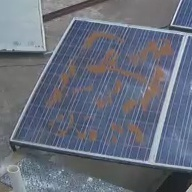
%> input picture Images/PV/solar_Wed_Jun_14_9__34__29_2017_L_0.409451347546_I_0.317498039216.jpg, 192 x 192 px
$ octave main_20230217.m   (GNU Octave 9; MATLAB toolbox functions it lacks are replaced by stand-ins)
%> lines starting %> are read from the running program, lines starting %| are printed output that depends on the picture
%> further down, img is the input picture: size 192x192x3 uint8; mean R, G, B 103.9, 109.6, 123.3
### Algorithms/Enhancement3.m
function [newimg,r,mask] = Enhancement3(img)
    HSV = rgb2hsv(img);
%> HSV: size 192x192x3 double; mean H, S, V 0.567, 0.186, 0.491
    threshold = 0.1:0.1:1.0;
    I   = uint8(HSV(:,:,3) * 255);
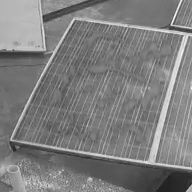
%> I: size 192x192 uint8; min 27, max 255, mean 125.1
    [newimg] = NormalizeSize(I);
    for i = 1:size(threshold,2)
        [mask]     = MaskingMS(newimg,threshold(i));
        [enhanced] = RegionEnhancement3(newimg,mask);
        E(:,:,i)   = imresize(enhanced, [size(I,1) size(I,2)]);
    end
    HSV(:,:,3) = mean(E,3) / 255;
    r = Retinex_Generation(I);
% [6 lines of commented-out code are left out]
    newimg = uint8(hsv2rgb(HSV) * 255);
end

### Algorithms/NormalizeSize.m
function [newimg] = NormalizeSize(img)
    [x,y,~] = size(img);
%> x = 192; y = 192
    frac = 20;
    i = 0;
    j = 0;
    while frac > 1
        i = i + 1;
        frac = x / (2 ^ i);
    end
%> after the loop, i = 8
    frac = 20;
    while frac > 1
        j = j + 1;
        frac = y / (2 ^ j);
    end
%> after the loop, j = 8
    newimg = imresize(img, [2^i 2^j]);
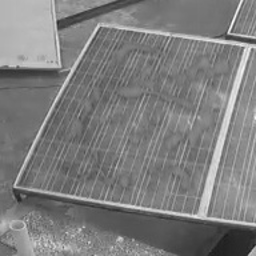
%> newimg: size 256x256 uint8; min 28, max 253, mean 125.1
end

### Algorithms/MaskingMS.m
function [mask] = MaskingMS(img,threshold)
    [x,y,z] = size(img);
    c = cat(2,x,y,z);
    S = qtdecomp(img,threshold, [8 max(c)/2]);
%     S = qtdecomp(img,threshold, [8 16]);
    S = full(S);
    [x,y] = find(S>0);
    mask = S;
    for i = 1:size(x,1)
        block_size = S(x(i),y(i));
        mask(x(i):x(i)+block_size-1,y(i):y(i)+block_size-1) = i;
    end
end

### Algorithms/RegionEnhancement3.m
function [newimg] = RegionEnhancement3(newimg,mask)
    for i = 1:max(mask(:))
        I = newimg(mask==i);
        [x,~,~] = size(I);
        I = reshape(I,sqrt(x),sqrt(x),1);
        condition = 1;
        kernel = 11;
        II = CLAHE_HEHyperbolization(I,kernel,condition);
        II = reshape(II,x,1,1);
        newimg(mask==i) = II;
    end
end

### Algorithms/main_20230217.m
clc
clearvars
close all
tic
img = imread('/Users/thaweesaktrongtirakul/Library/CloudStorage/OneDrive-RajamangalaUniversityofTechnologyPhranakhon/AGAIAN/SolarPanel/Images/PV/solar_Wed_Jun_14_9__34__29_2017_L_0.409451347546_I_0.317498039216.jpg');
% img = imread('/Users/thaweesaktrongtirakul/Library/CloudStorage/OneDrive-RajamangalaUniversityofTechnologyPhranakhon/AGAIAN/SolarPanel/Images/PV/solar_Wed_Jun_21_6__15__35_2017_L_0.134716732543_I_0.0119058823529.jpg');
% img = imread('/Users/thaweesaktrongtirakul/Library/CloudStorage/OneDrive-RajamangalaUniversityofTechnologyPhranakhon/Path_Based_Retinex_JND/Algorithm/Enhanced02.png');
% img = imread('/Users/thaweesaktrongtirakul/Library/CloudStorage/OneDrive-RajamangalaUniversityofTechnologyPhranakhon/AGAIAN/Thermal Satellite Images with Optimizations/Images/AX-x1-Solar_0000_DJI_0099.jpg');
%% Enhance the input image
%> (the run ends here)
